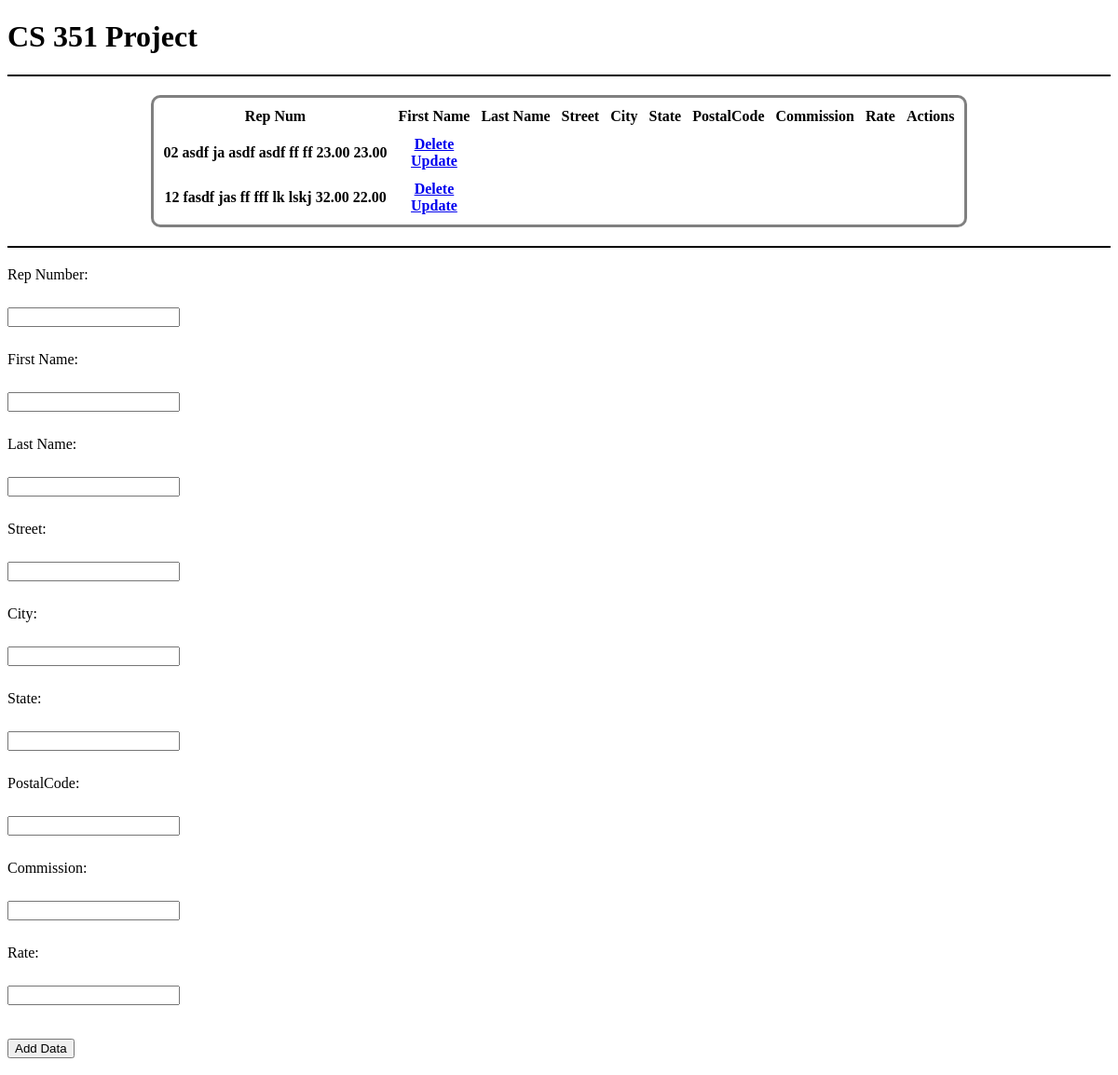
Before: /repView with the older database file.
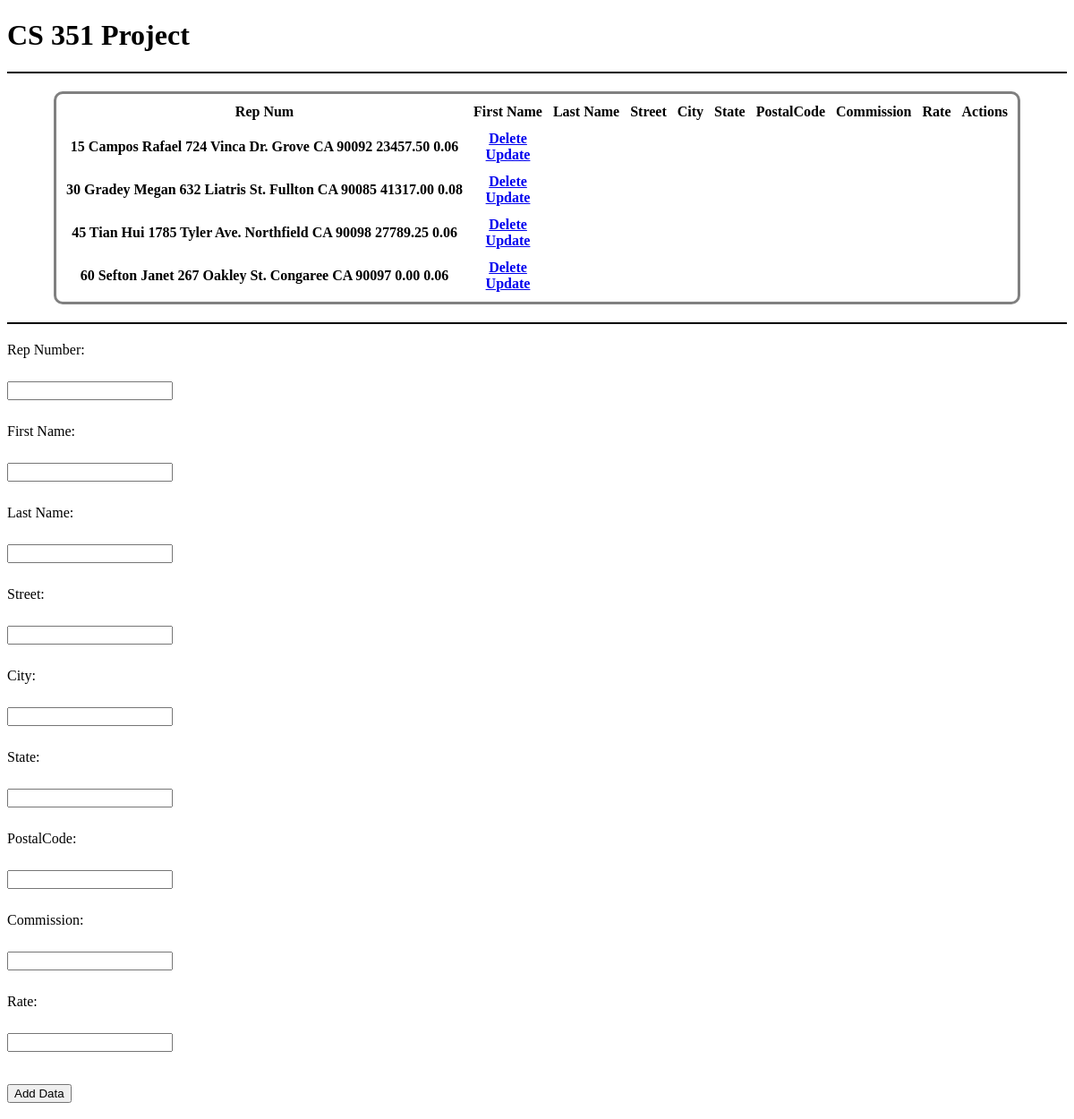
After: the same page with the newer database file.
### App.py (models this page shows, shortened)
class rep(db.Model):
    __tablename__ = 'Rep'
    repNum = db.Column('RepNum', CHAR(2), primary_key=True)
    lastName = db.Column('LastName', CHAR(15))
    firstName = db.Column('FirstName', CHAR(15))
    street = db.Column('Street', CHAR(15))
    city = db.Column('City', CHAR(15))
    state = db.Column('State', CHAR(2))
    postalCode = db.Column('PostalCode', CHAR(5))
    commission = db.Column('Commision', DECIMAL(7, 2))
    rate = db.Column('Rate', DECIMAL(3, 2))

### App.py (the view)
@app.route("/repView", methods=["POST", "GET"])
def repPage():
    if request.method == "POST":
        newRepTask = rep(repNum = request.form["repNum"],
                      lastName = request.form["l_Name"],
                      firstName = request.form["f_Name"],
                      street = request.form["street"],
                      city = request.form["city"],
                      state = request.form["state"],
                      postalCode = request.form["postalCode"],
                      commission = request.form["commission"],
                      rate = request.form["rate"])
        try:
            db.session.add(newRepTask)
            db.session.commit()
            return redirect("/repView")
        except Exception as e:
            print(f"ERROR:{e}")
            return f"ERROR:{e}"
    else:
        tasks = rep.query.order_by(rep.repNum).all()
        return render_template("rep.html", tasks = tasks)

### Templates/rep.html (shortened to what this page needs)
 {% extends "base.html"%}
 {% block body %}
<div class = "repContent">
    <h1>CS 351 Project</h1>
     <hr class="divider">
     {% if tasks | length < 1%}
     <h3>Sadly, you have not put anything in the table.</h3>
     {% else %}
     <table>
        <tr>
            <th>Rep Num</th>
            <th>First Name</th>
            <th>Last Name</th>
            <th>Street</th>
            <th>City</th>
            <th>State</th>
            <th>PostalCode</th>
            <th>Commission</th>
            <th>Rate</th>
            <th>Actions</th>
        </tr>
         {% for task in tasks%}
         <tr>
             <th>
                 {{task.repNum}}
                 {{task.lastName}}
                 {{task.firstName}}
                 {{task.street}}
                 {{task.city}}
                 {{task.state}}
                 {{task.postalCode}}
                 {{task.commission}}
                 {{task.rate}}
             </th>
             <th>
                 <a href="/deleteRep/{{task.repNum}}"> Delete </a>
                 <br/>
                 <a href="/updateRep/{{task.repNum}}"> Update </a>
             </th>
         </tr>
         {% endfor %}
     </table>
     {% endif %}
     <h3 class="divider"></h3>
     <form action="#" method="post">
        <p>Rep Number:</p>
        <p><input type = "text" name = "repNum"></p>
        <p>First Name:</p>
        <p><input type = "text" name = "f_Name"/></p>
        <p>Last Name:</p>
        <p><input type = "text" name = "l_Name"/></p>
        <p>Street:</p>
        <p><input type = "text" name = "street"/></p>
        <p>City:</p>
        <p><input tpe = "text" name = "city"/></p>
        <p>State:</p>
        <p><input tpe = "text" name = "state"/></p>
        <p>PostalCode:</p>
        <p><input tpe = "text" name = "postalCode"/></p>
        <p>Commission:</p>
        <p><input tpe = "text" name = "commission"/></p>
        <p>Rate:</p>
        <p><input tpe = "text" name = "rate"/></p>
        <input type = "submit" value = "Add Data" id = "btn_add">
     </form>
 </div>
 {%endblock%}

### Templates/base.html (shortened to what this page needs)
<!DOCTYPE html>
<html lang="en">
<head>
</head>
<body>
    {% block body %}{%endblock%}
</body>
</html>

### Templates/rep.html (style rules this page uses)
table { margin-left: 20px; margin-right: 20px; border-style: solid; border-spacing: 10px; border-radius: 10px; margin: 20px auto; }
input { margin-top: 10px; margin-bottom: 10px; }
.divider { border: none; height: 2px; background-color: black; width: 100%; margin: 10px 0 20px 0; }

Changed rows visible on the page:
removed rep: repNum "02", lastName "asdf", firstName "ja", street "asdf", city "asdf", state "ff", postalCode "ff", commission "23.00", rate "23.00"
removed rep: repNum "12", lastName "fasdf", firstName "jas", street "ff", city "fff", state "lk", postalCode "lskj", commission "32.00", rate "22.00"
added rep: repNum "15", lastName "Campos", firstName "Rafael", street "724 Vinca Dr.", city "Grove", state "CA", postalCode "90092", commission "23457.50", rate "0.06"
added rep: repNum "30", lastName "Gradey", firstName "Megan", street "632 Liatris St.", city "Fullton", state "CA", postalCode "90085", commission "41317.00", rate "0.08"
added rep: repNum "45", lastName "Tian", firstName "Hui", street "1785 Tyler Ave.", city "Northfield", state "CA", postalCode "90098", commission "27789.25", rate "0.06"
added rep: repNum "60", lastName "Sefton", firstName "Janet", street "267 Oakley St.", city "Congaree", state "CA", postalCode "90097", commission "0.00", rate "0.06"
